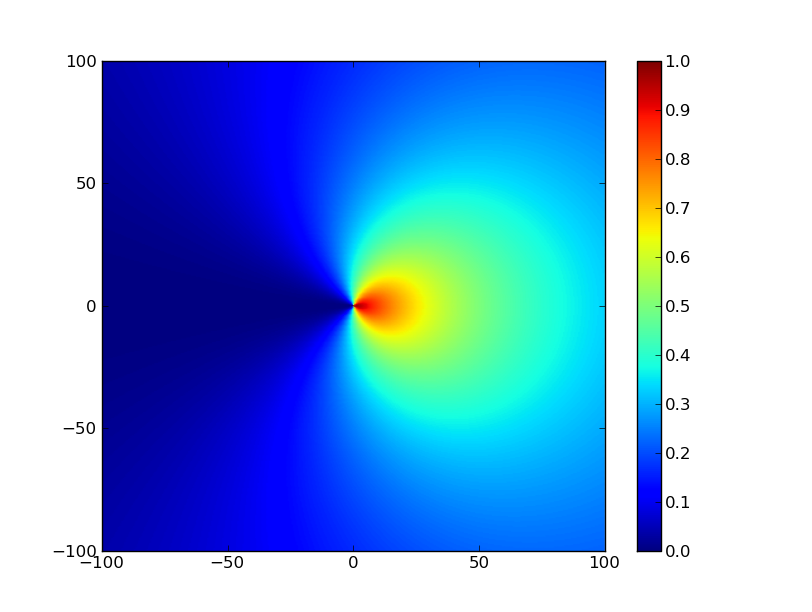

Python code for this plot:
#!/usr/bin/python

from pylab import *
import mpl_toolkits.mplot3d.axes3d as p3

x = arange(-100, 100, 0.5)
y = arange(-100, 100, 0.5)

X,Y = meshgrid(x,y)

# BIAS = distance from source in the 0x axis where Intensity @ Sensor = 0.5*Intensity @ Source 
BIAS = 50
DIST = sqrt(X*X + Y*Y)
ANGLE = angle(X + Y*1j)
Z = 0.5*((1+cos(ANGLE))/(DIST/BIAS+1))

fig = figure()
pcolor(X,Y,Z)
colorbar()
show()
